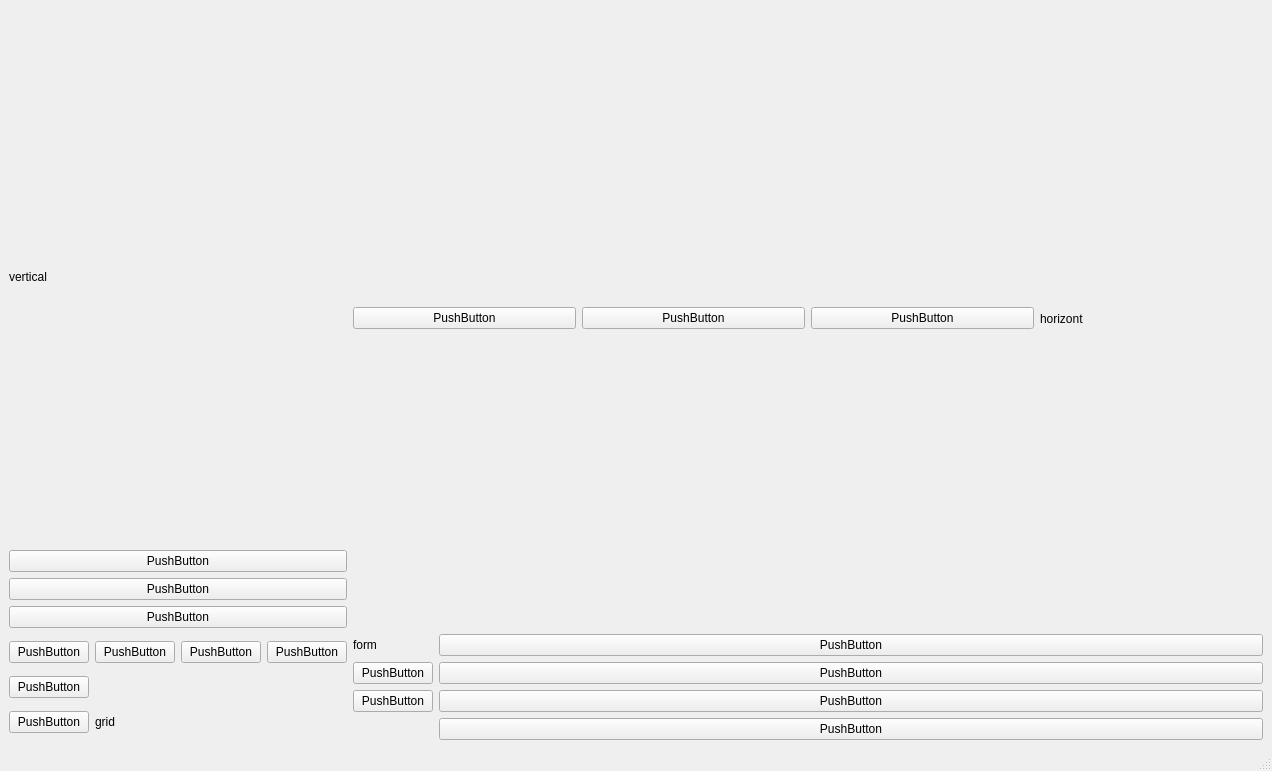
<?xml version="1.0" encoding="UTF-8"?>
<ui version="4.0">
 <class>MainWindow</class>
 <widget class="QMainWindow" name="MainWindow">
  <property name="geometry">
   <rect>
    <x>0</x>
    <y>0</y>
    <width>1272</width>
    <height>771</height>
   </rect>
  </property>
  <property name="windowTitle">
   <string>MainWindow</string>
  </property>
  <widget class="QWidget" name="centralwidget">
   <layout class="QGridLayout" name="gridLayout_2" rowstretch="1,2" columnstretch="1,11">
    <item row="0" column="0">
     <layout class="QVBoxLayout" name="verticalLayout">
      <item>
       <widget class="QLabel" name="label">
        <property name="text">
         <string>vertical</string>
        </property>
       </widget>
      </item>
      <item>
       <widget class="QPushButton" name="pushButton_10">
        <property name="text">
         <string>PushButton</string>
        </property>
       </widget>
      </item>
      <item>
       <widget class="QPushButton" name="pushButton_7">
        <property name="text">
         <string>PushButton</string>
        </property>
       </widget>
      </item>
      <item>
       <widget class="QPushButton" name="pushButton">
        <property name="text">
         <string>PushButton</string>
        </property>
       </widget>
      </item>
     </layout>
    </item>
    <item row="0" column="1">
     <layout class="QHBoxLayout" name="horizontalLayout">
      <item>
       <widget class="QPushButton" name="pushButton_8">
        <property name="text">
         <string>PushButton</string>
        </property>
       </widget>
      </item>
      <item>
       <widget class="QPushButton" name="pushButton_2">
        <property name="text">
         <string>PushButton</string>
        </property>
       </widget>
      </item>
      <item>
       <widget class="QPushButton" name="pushButton_9">
        <property name="text">
         <string>PushButton</string>
        </property>
       </widget>
      </item>
      <item>
       <widget class="QLabel" name="label_2">
        <property name="text">
         <string>horizont</string>
        </property>
       </widget>
      </item>
     </layout>
    </item>
    <item row="1" column="0">
     <layout class="QGridLayout" name="gridLayout">
      <item row="1" column="0">
       <widget class="QPushButton" name="pushButton_12">
        <property name="text">
         <string>PushButton</string>
        </property>
       </widget>
      </item>
      <item row="0" column="2">
       <widget class="QPushButton" name="pushButton_17">
        <property name="text">
         <string>PushButton</string>
        </property>
       </widget>
      </item>
      <item row="2" column="0">
       <widget class="QPushButton" name="pushButton_3">
        <property name="text">
         <string>PushButton</string>
        </property>
       </widget>
      </item>
      <item row="0" column="0">
       <widget class="QPushButton" name="pushButton_6">
        <property name="text">
         <string>PushButton</string>
        </property>
       </widget>
      </item>
      <item row="0" column="1">
       <widget class="QPushButton" name="pushButton_16">
        <property name="text">
         <string>PushButton</string>
        </property>
       </widget>
      </item>
      <item row="2" column="1">
       <widget class="QLabel" name="label_3">
        <property name="text">
         <string>grid</string>
        </property>
       </widget>
      </item>
      <item row="0" column="3">
       <widget class="QPushButton" name="pushButton_18">
        <property name="text">
         <string>PushButton</string>
        </property>
       </widget>
      </item>
     </layout>
    </item>
    <item row="1" column="1">
     <layout class="QFormLayout" name="formLayout">
      <item row="0" column="0">
       <widget class="QLabel" name="label_4">
        <property name="text">
         <string>form</string>
        </property>
       </widget>
      </item>
      <item row="0" column="1">
       <widget class="QPushButton" name="pushButton_4">
        <property name="text">
         <string>PushButton</string>
        </property>
       </widget>
      </item>
      <item row="1" column="1">
       <widget class="QPushButton" name="pushButton_11">
        <property name="text">
         <string>PushButton</string>
        </property>
       </widget>
      </item>
      <item row="2" column="1">
       <widget class="QPushButton" name="pushButton_5">
        <property name="text">
         <string>PushButton</string>
        </property>
       </widget>
      </item>
      <item row="1" column="0">
       <widget class="QPushButton" name="pushButton_13">
        <property name="text">
         <string>PushButton</string>
        </property>
       </widget>
      </item>
      <item row="2" column="0">
       <widget class="QPushButton" name="pushButton_14">
        <property name="text">
         <string>PushButton</string>
        </property>
       </widget>
      </item>
      <item row="3" column="1">
       <widget class="QPushButton" name="pushButton_15">
        <property name="text">
         <string>PushButton</string>
        </property>
       </widget>
      </item>
     </layout>
    </item>
   </layout>
  </widget>
  <widget class="QMenuBar" name="menubar">
   <property name="geometry">
    <rect>
     <x>0</x>
     <y>0</y>
     <width>1272</width>
     <height>29</height>
    </rect>
   </property>
  </widget>
  <widget class="QStatusBar" name="statusbar"/>
 </widget>
 <resources/>
 <connections/>
</ui>
